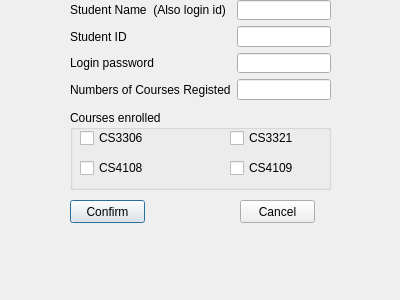
<?xml version="1.0" encoding="UTF-8"?>
<ui version="4.0">
 <class>Register</class>
 <widget class="QDialog" name="Register">
  <property name="geometry">
   <rect>
    <x>0</x>
    <y>0</y>
    <width>400</width>
    <height>300</height>
   </rect>
  </property>
  <property name="windowTitle">
   <string>Dialog</string>
  </property>
  <widget class="QPushButton" name="pushButton_okayforreg">
   <property name="geometry">
    <rect>
     <x>70</x>
     <y>200</y>
     <width>75</width>
     <height>23</height>
    </rect>
   </property>
   <property name="text">
    <string>Confirm</string>
   </property>
  </widget>
  <widget class="QPushButton" name="pushButton_cancelforreg">
   <property name="geometry">
    <rect>
     <x>240</x>
     <y>200</y>
     <width>75</width>
     <height>23</height>
    </rect>
   </property>
   <property name="text">
    <string>Cancel</string>
   </property>
  </widget>
  <widget class="QWidget" name="layoutWidget">
   <property name="geometry">
    <rect>
     <x>70</x>
     <y>0</y>
     <width>261</width>
     <height>100</height>
    </rect>
   </property>
   <layout class="QFormLayout" name="formLayout">
    <item row="0" column="0">
     <widget class="QLabel" name="label_stname">
      <property name="text">
       <string>Student Name  (Also login id)</string>
      </property>
     </widget>
    </item>
    <item row="0" column="1">
     <widget class="QLineEdit" name="lineEdit_studentnameforreg"/>
    </item>
    <item row="1" column="0">
     <widget class="QLabel" name="label_2">
      <property name="text">
       <string>Student ID</string>
      </property>
     </widget>
    </item>
    <item row="1" column="1">
     <widget class="QLineEdit" name="lineEdit_studnetidforreg"/>
    </item>
    <item row="2" column="0">
     <widget class="QLabel" name="label_3">
      <property name="text">
       <string>Login password</string>
      </property>
     </widget>
    </item>
    <item row="2" column="1">
     <widget class="QLineEdit" name="lineEdit_passwordforreg"/>
    </item>
    <item row="3" column="0">
     <widget class="QLabel" name="label_4">
      <property name="text">
       <string>Numbers of Courses Registed</string>
      </property>
     </widget>
    </item>
    <item row="3" column="1">
     <widget class="QLineEdit" name="lineEdit_numbersofcourses"/>
    </item>
   </layout>
  </widget>
  <widget class="QGroupBox" name="groupBox">
   <property name="geometry">
    <rect>
     <x>70</x>
     <y>110</y>
     <width>261</width>
     <height>80</height>
    </rect>
   </property>
   <property name="title">
    <string>Courses enrolled</string>
   </property>
   <widget class="QCheckBox" name="boxCS3306">
    <property name="geometry">
     <rect>
      <x>10</x>
      <y>20</y>
      <width>73</width>
      <height>16</height>
     </rect>
    </property>
    <property name="text">
     <string>CS3306</string>
    </property>
   </widget>
   <widget class="QCheckBox" name="boxCS3321">
    <property name="geometry">
     <rect>
      <x>160</x>
      <y>20</y>
      <width>73</width>
      <height>16</height>
     </rect>
    </property>
    <property name="text">
     <string>CS3321</string>
    </property>
   </widget>
   <widget class="QCheckBox" name="boxCS4108">
    <property name="geometry">
     <rect>
      <x>10</x>
      <y>50</y>
      <width>73</width>
      <height>16</height>
     </rect>
    </property>
    <property name="text">
     <string>CS4108</string>
    </property>
   </widget>
   <widget class="QCheckBox" name="boxCS4109">
    <property name="geometry">
     <rect>
      <x>160</x>
      <y>50</y>
      <width>73</width>
      <height>16</height>
     </rect>
    </property>
    <property name="text">
     <string>CS4109</string>
    </property>
   </widget>
  </widget>
 </widget>
 <resources/>
 <connections/>
</ui>
